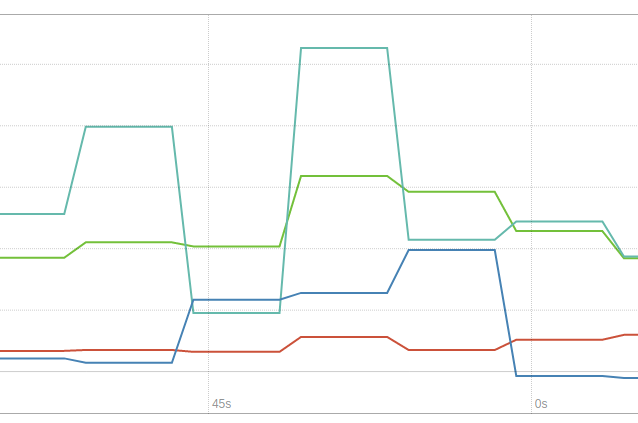
#> input picture prometheus.png, 638 x 423 px
$ jupyter execute --allow-errors incident-management.ipynb
#> lines starting #> are read from the running program, lines starting #| are printed output that depends on the picture
```{=latex}
\usepackage{hyperref}
\usepackage{graphicx}
\usepackage{listings}
\usepackage{textcomp}
\usepackage{fancyvrb}

\newcommand{\passthrough}[1]{\lstset{mathescape=false}#1\lstset{mathescape=true}}
```

```{=latex}
\title{Jupyter as Your Incident Management Tool}
\subtitle{DevOps as Science}
\author{Moshe Zadka -- https://cobordism.com}
\date{2021}

\begin{document}
\begin{titlepage}
\maketitle
\end{titlepage}

\frame{\titlepage}
```

[cell 1]
from PIL import Image
import httpx
import collections
import operator
import datetime

```{=latex}
\begin{frame}
\frametitle{Acknowledgement of Country}

Belmont (in San Francisco Bay Area Peninsula)

Ancestral homeland of the Ramaytush Ohlone

\end{frame}
```

## Intro to Jupyter

### Notebooks

```{=latex}
\begin{frame}
\frametitle{Jupyter Notebooks}

\begin{itemize}
\item Language agnostic console
\item Saves inputs/outputs in JSON
\item Can export to HTML, Markdown, etc.
\end{itemize}
\end{frame}
```

### Kernels

```{=latex}
\begin{frame}
\frametitle{Jupyter Kernels}

\begin{itemize}
\item Language execution engine
\item IPyKernel in a virtual environment
\end{itemize}
\end{frame}
```

### Data Science Origins

```{=latex}
\begin{frame}
\frametitle{Data Science Origins}

\begin{itemize}
\item Sharing work
\item Executable format
\item Exploration
\end{itemize}
\end{frame}
```

## Demo incident -- slowdown

### Stack

```{=latex}
\begin{frame}
\frametitle{Imaginary Stack}

\begin{itemize}
\item Some vague "Service"
\item Our team is in charge of its SLAs
\item As luck would have it, a page comes in...
\end{itemize}
\end{frame}
```

### Symptom

```{=latex}
\begin{frame}
\frametitle{Symptom}

\begin{itemize}
\item P90 latency is spiking
\item Each server has different "typical behavior"
\item Figure out which server is misbehaving and fix
\end{itemize}
\end{frame}
```

### Spoiler

```{=latex}
\begin{frame}
\frametitle{Spoiler}

\begin{itemize}
\item Not a detective story!
\item Core file dumped resulting in some queries take too long
\end{itemize}
\end{frame}
```

## Querying and analyzing operational data

### Query

```{=latex}
\begin{frame}[fragile]
\frametitle{Spoiler}
```

[cell 2]
image = Image.open("prometheus.png")
#> image is the input picture: PIL image 638x423 RGBA; mean R, G, B, A 250.5, 251.5, 250.8, 255
width, height = image.size
#> width = 638; height = 423
image.resize((width//4, height//4))
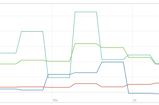
#> Out: PIL image 159x105 RGBA; mean R, G, B, A 250.2, 251.3, 250.6, 255
